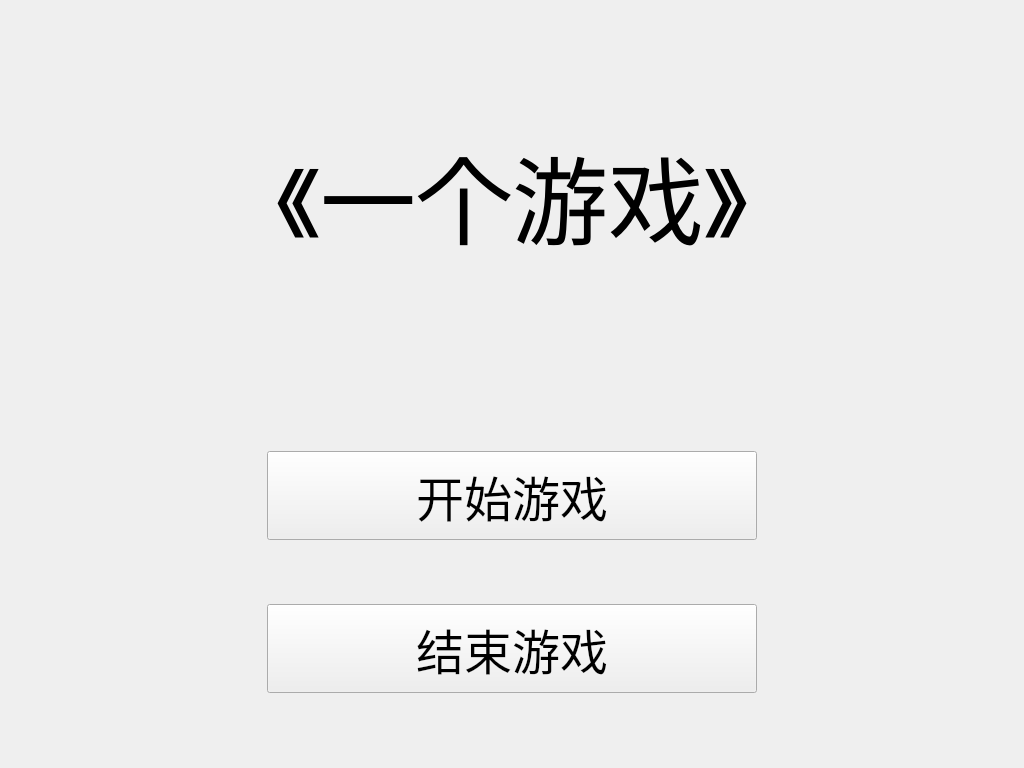
<?xml version="1.0" encoding="UTF-8"?>
<ui version="4.0">
 <class>StartWidget</class>
 <widget class="QWidget" name="StartWidget">
  <property name="geometry">
   <rect>
    <x>0</x>
    <y>0</y>
    <width>1024</width>
    <height>768</height>
   </rect>
  </property>
  <property name="windowTitle">
   <string>StartWidget</string>
  </property>
  <layout class="QVBoxLayout" name="verticalLayout_2">
   <item>
    <widget class="QLabel" name="label">
     <property name="font">
      <font>
       <family>Microsoft YaHei UI</family>
       <pointsize>72</pointsize>
      </font>
     </property>
     <property name="text">
      <string>《一个游戏》</string>
     </property>
     <property name="alignment">
      <set>Qt::AlignCenter</set>
     </property>
    </widget>
   </item>
   <item>
    <widget class="QWidget" name="verticalWidget" native="true">
     <layout class="QVBoxLayout" name="verticalLayout">
      <property name="spacing">
       <number>64</number>
      </property>
      <property name="leftMargin">
       <number>256</number>
      </property>
      <property name="topMargin">
       <number>64</number>
      </property>
      <property name="rightMargin">
       <number>256</number>
      </property>
      <property name="bottomMargin">
       <number>64</number>
      </property>
      <item>
       <widget class="QPushButton" name="startGame">
        <property name="sizePolicy">
         <sizepolicy hsizetype="Minimum" vsizetype="Minimum">
          <horstretch>0</horstretch>
          <verstretch>0</verstretch>
         </sizepolicy>
        </property>
        <property name="font">
         <font>
          <family>Microsoft YaHei UI</family>
          <pointsize>36</pointsize>
         </font>
        </property>
        <property name="text">
         <string>开始游戏</string>
        </property>
       </widget>
      </item>
      <item>
       <widget class="QPushButton" name="endGame">
        <property name="sizePolicy">
         <sizepolicy hsizetype="Minimum" vsizetype="Minimum">
          <horstretch>0</horstretch>
          <verstretch>0</verstretch>
         </sizepolicy>
        </property>
        <property name="font">
         <font>
          <family>Microsoft YaHei UI</family>
          <pointsize>36</pointsize>
         </font>
        </property>
        <property name="text">
         <string>结束游戏</string>
        </property>
       </widget>
      </item>
     </layout>
    </widget>
   </item>
  </layout>
 </widget>
 <layoutdefault spacing="6" margin="11"/>
 <resources/>
 <connections/>
</ui>
